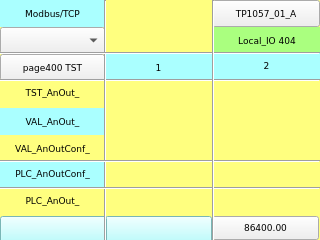
<?xml version="1.0" encoding="UTF-8"?>
<ui version="4.0">
 <class>page404</class>
 <widget class="QWidget" name="page404">
  <property name="geometry">
   <rect>
    <x>0</x>
    <y>0</y>
    <width>320</width>
    <height>240</height>
   </rect>
  </property>
  <property name="minimumSize">
   <size>
    <width>320</width>
    <height>240</height>
   </size>
  </property>
  <property name="maximumSize">
   <size>
    <width>320</width>
    <height>240</height>
   </size>
  </property>
  <property name="windowTitle">
   <string>page404</string>
  </property>
  <property name="styleSheet">
   <string notr="true">QWidget#page404
{
background-color: rgb(255, 255, 127);
}</string>
  </property>
  <widget class="Line" name="line_vt_2">
   <property name="geometry">
    <rect>
     <x>205</x>
     <y>0</y>
     <width>16</width>
     <height>241</height>
    </rect>
   </property>
   <property name="font">
    <font>
     <family>DejaVu Sans Mono</family>
     <pointsize>7</pointsize>
    </font>
   </property>
   <property name="orientation">
    <enum>Qt::Vertical</enum>
   </property>
  </widget>
  <widget class="Line" name="line_vt_1">
   <property name="geometry">
    <rect>
     <x>104</x>
     <y>0</y>
     <width>3</width>
     <height>241</height>
    </rect>
   </property>
   <property name="font">
    <font>
     <family>DejaVu Sans Mono</family>
     <pointsize>7</pointsize>
    </font>
   </property>
   <property name="orientation">
    <enum>Qt::Vertical</enum>
   </property>
  </widget>
  <widget class="ATCMbutton" name="atcmButton_MENU">
   <property name="geometry">
    <rect>
     <x>212</x>
     <y>0</y>
     <width>108</width>
     <height>27</height>
    </rect>
   </property>
   <property name="font">
    <font>
     <family>DejaVu Sans</family>
     <pointsize>7</pointsize>
    </font>
   </property>
   <property name="checkable">
    <bool>false</bool>
   </property>
   <property name="toolTip">
    <string/>
   </property>
   <property name="whatsThis">
    <string>ATCMbutton widget</string>
   </property>
   <property name="pageName">
    <string>menu</string>
   </property>
   <property name="passwordVar">
    <string/>
   </property>
   <property name="statusvar">
    <string/>
   </property>
   <property name="viewStatus">
    <bool>false</bool>
   </property>
   <property name="visibilityVar">
    <string/>
   </property>
   <property name="bgColor">
    <color>
     <red>170</red>
     <green>255</green>
     <blue>255</blue>
    </color>
   </property>
   <property name="bgPressColor">
    <color>
     <red>255</red>
     <green>0</green>
     <blue>0</blue>
    </color>
   </property>
   <property name="text">
    <string>TP1057_01_A</string>
   </property>
   <property name="pressText">
    <string>TP1057_01_A</string>
   </property>
   <property name="borderWidth">
    <number>1</number>
   </property>
   <property name="borderRadius">
    <number>0</number>
   </property>
   <property name="apparence">
    <enum>QFrame::Raised</enum>
   </property>
  </widget>
  <widget class="QLabel" name="label_Qt_Project">
   <property name="geometry">
    <rect>
     <x>213</x>
     <y>27</y>
     <width>108</width>
     <height>27</height>
    </rect>
   </property>
   <property name="font">
    <font>
     <family>DejaVu Sans</family>
     <pointsize>7</pointsize>
    </font>
   </property>
   <property name="styleSheet">
    <string notr="true">background-color: rgb(170, 255, 127);</string>
   </property>
   <property name="text">
    <string>Local_IO 404</string>
   </property>
   <property name="alignment">
    <set>Qt::AlignCenter</set>
   </property>
  </widget>
  <widget class="QLabel" name="label_PLC_DigIn_1">
   <property name="geometry">
    <rect>
     <x>105</x>
     <y>54</y>
     <width>107</width>
     <height>27</height>
    </rect>
   </property>
   <property name="font">
    <font>
     <family>DejaVu Sans</family>
     <pointsize>7</pointsize>
    </font>
   </property>
   <property name="styleSheet">
    <string notr="true">background-color: rgb(170, 255, 255);</string>
   </property>
   <property name="text">
    <string>1</string>
   </property>
   <property name="alignment">
    <set>Qt::AlignCenter</set>
   </property>
  </widget>
  <widget class="ATCMtime" name="atcmTime">
   <property name="geometry">
    <rect>
     <x>105</x>
     <y>216</y>
     <width>107</width>
     <height>27</height>
    </rect>
   </property>
   <property name="font">
    <font>
     <family>DejaVu Sans</family>
     <pointsize>7</pointsize>
    </font>
   </property>
   <property name="styleSheet">
    <string notr="true">background-color: rgb(170, 255, 255);</string>
   </property>
   <property name="toolTip">
    <string>ATCM QTime</string>
   </property>
   <property name="whatsThis">
    <string>ATCMtime widget</string>
   </property>
   <property name="bgColor">
    <color>
     <red>170</red>
     <green>255</green>
     <blue>127</blue>
    </color>
   </property>
   <property name="borderColor">
    <color alpha="0">
     <red>0</red>
     <green>0</green>
     <blue>0</blue>
    </color>
   </property>
   <property name="fontColor">
    <color>
     <red>0</red>
     <green>0</green>
     <blue>0</blue>
    </color>
   </property>
   <property name="borderWidth">
    <number>0</number>
   </property>
   <property name="borderRadius">
    <number>0</number>
   </property>
  </widget>
  <widget class="QLabel" name="label_PLC_DigIn_2">
   <property name="geometry">
    <rect>
     <x>213</x>
     <y>52</y>
     <width>107</width>
     <height>27</height>
    </rect>
   </property>
   <property name="font">
    <font>
     <family>DejaVu Sans</family>
     <pointsize>7</pointsize>
    </font>
   </property>
   <property name="styleSheet">
    <string notr="true">background-color: rgb(170, 255, 255);</string>
   </property>
   <property name="text">
    <string>2</string>
   </property>
   <property name="alignment">
    <set>Qt::AlignCenter</set>
   </property>
  </widget>
  <widget class="ATCMbutton" name="atcmButton_page400">
   <property name="geometry">
    <rect>
     <x>0</x>
     <y>54</y>
     <width>105</width>
     <height>27</height>
    </rect>
   </property>
   <property name="font">
    <font>
     <family>DejaVu Sans</family>
     <pointsize>7</pointsize>
    </font>
   </property>
   <property name="toolTip">
    <string/>
   </property>
   <property name="whatsThis">
    <string>ATCMbutton widget</string>
   </property>
   <property name="pageName">
    <string>page400</string>
   </property>
   <property name="statusvar">
    <string/>
   </property>
   <property name="viewStatus">
    <bool>false</bool>
   </property>
   <property name="visibilityVar">
    <string/>
   </property>
   <property name="bgColor">
    <color>
     <red>170</red>
     <green>255</green>
     <blue>255</blue>
    </color>
   </property>
   <property name="text">
    <string>page400 TST</string>
   </property>
   <property name="pressText">
    <string>page400 TST</string>
   </property>
   <property name="borderWidth">
    <number>0</number>
   </property>
   <property name="borderRadius">
    <number>0</number>
   </property>
   <property name="apparence">
    <enum>QFrame::Raised</enum>
   </property>
  </widget>
  <widget class="ATCMdate" name="atcmDate">
   <property name="geometry">
    <rect>
     <x>0</x>
     <y>216</y>
     <width>107</width>
     <height>27</height>
    </rect>
   </property>
   <property name="font">
    <font>
     <family>DejaVu Sans</family>
     <pointsize>7</pointsize>
    </font>
   </property>
   <property name="styleSheet">
    <string notr="true">background-color: rgb(170, 255, 255);</string>
   </property>
   <property name="toolTip">
    <string>ATCM QDate</string>
   </property>
   <property name="whatsThis">
    <string>ATCMdate widget</string>
   </property>
   <property name="bgColor">
    <color>
     <red>170</red>
     <green>255</green>
     <blue>127</blue>
    </color>
   </property>
   <property name="borderColor">
    <color alpha="0">
     <red>0</red>
     <green>0</green>
     <blue>0</blue>
    </color>
   </property>
   <property name="fontColor">
    <color>
     <red>0</red>
     <green>0</green>
     <blue>0</blue>
    </color>
   </property>
   <property name="borderWidth">
    <number>0</number>
   </property>
   <property name="borderRadius">
    <number>0</number>
   </property>
   <property name="format">
    <enum>ATCMdate::YYYY_MM_DD</enum>
   </property>
  </widget>
  <widget class="ATCMlabel" name="atcmLabel_PLC_time">
   <property name="geometry">
    <rect>
     <x>212</x>
     <y>216</y>
     <width>107</width>
     <height>24</height>
    </rect>
   </property>
   <property name="font">
    <font>
     <family>DejaVu Sans</family>
     <pointsize>7</pointsize>
    </font>
   </property>
   <property name="text">
    <string>86400.00</string>
   </property>
   <property name="toolTip">
    <string>PLC_time</string>
   </property>
   <property name="whatsThis">
    <string>ATCMlabel widget</string>
   </property>
   <property name="variable">
    <string>PLC_time</string>
   </property>
   <property name="refresh">
    <number>500</number>
   </property>
   <property name="max">
    <string>0</string>
   </property>
   <property name="min">
    <string>0</string>
   </property>
   <property name="viewStatus">
    <bool>false</bool>
   </property>
   <property name="visibilityVar">
    <string/>
   </property>
   <property name="bgColor">
    <color>
     <red>170</red>
     <green>255</green>
     <blue>127</blue>
    </color>
   </property>
   <property name="borderWidth">
    <number>0</number>
   </property>
   <property name="borderRadius">
    <number>0</number>
   </property>
  </widget>
  <widget class="QLabel" name="label_TST_DigIn_">
   <property name="geometry">
    <rect>
     <x>0</x>
     <y>79</y>
     <width>105</width>
     <height>27</height>
    </rect>
   </property>
   <property name="font">
    <font>
     <family>DejaVu Sans</family>
     <pointsize>7</pointsize>
    </font>
   </property>
   <property name="styleSheet">
    <string notr="true">background-color: rgb(255, 255, 127);</string>
   </property>
   <property name="text">
    <string>TST_AnOut_</string>
   </property>
   <property name="alignment">
    <set>Qt::AlignCenter</set>
   </property>
  </widget>
  <widget class="QLabel" name="label_PLC_DigIn_">
   <property name="geometry">
    <rect>
     <x>0</x>
     <y>160</y>
     <width>105</width>
     <height>27</height>
    </rect>
   </property>
   <property name="font">
    <font>
     <family>DejaVu Sans</family>
     <pointsize>7</pointsize>
    </font>
   </property>
   <property name="styleSheet">
    <string notr="true">background-color: rgb(170, 255, 255);</string>
   </property>
   <property name="text">
    <string>PLC_AnOutConf_</string>
   </property>
   <property name="alignment">
    <set>Qt::AlignCenter</set>
   </property>
  </widget>
  <widget class="Line" name="line_hr_1">
   <property name="geometry">
    <rect>
     <x>0</x>
     <y>52</y>
     <width>320</width>
     <height>3</height>
    </rect>
   </property>
   <property name="font">
    <font>
     <pointsize>7</pointsize>
    </font>
   </property>
   <property name="orientation">
    <enum>Qt::Horizontal</enum>
   </property>
  </widget>
  <widget class="Line" name="line_hr_3">
   <property name="geometry">
    <rect>
     <x>0</x>
     <y>160</y>
     <width>320</width>
     <height>3</height>
    </rect>
   </property>
   <property name="font">
    <font>
     <pointsize>7</pointsize>
    </font>
   </property>
   <property name="orientation">
    <enum>Qt::Horizontal</enum>
   </property>
  </widget>
  <widget class="QLabel" name="label_RES_DigIn_">
   <property name="geometry">
    <rect>
     <x>0</x>
     <y>187</y>
     <width>105</width>
     <height>27</height>
    </rect>
   </property>
   <property name="font">
    <font>
     <family>DejaVu Sans</family>
     <pointsize>7</pointsize>
    </font>
   </property>
   <property name="styleSheet">
    <string notr="true">background-color: rgb(255, 255, 127);</string>
   </property>
   <property name="text">
    <string>PLC_AnOut_</string>
   </property>
   <property name="alignment">
    <set>Qt::AlignCenter</set>
   </property>
  </widget>
  <widget class="Line" name="line_hr_2">
   <property name="geometry">
    <rect>
     <x>0</x>
     <y>79</y>
     <width>320</width>
     <height>3</height>
    </rect>
   </property>
   <property name="font">
    <font>
     <pointsize>7</pointsize>
    </font>
   </property>
   <property name="orientation">
    <enum>Qt::Horizontal</enum>
   </property>
  </widget>
  <widget class="Line" name="line_hr_4">
   <property name="geometry">
    <rect>
     <x>0</x>
     <y>187</y>
     <width>320</width>
     <height>3</height>
    </rect>
   </property>
   <property name="font">
    <font>
     <pointsize>7</pointsize>
    </font>
   </property>
   <property name="orientation">
    <enum>Qt::Horizontal</enum>
   </property>
  </widget>
  <widget class="QLabel" name="label_PLC_DigIn_13">
   <property name="geometry">
    <rect>
     <x>0</x>
     <y>108</y>
     <width>105</width>
     <height>27</height>
    </rect>
   </property>
   <property name="font">
    <font>
     <family>DejaVu Sans</family>
     <pointsize>7</pointsize>
    </font>
   </property>
   <property name="styleSheet">
    <string notr="true">background-color: rgb(170, 255, 255);</string>
   </property>
   <property name="text">
    <string>VAL_AnOut_</string>
   </property>
   <property name="alignment">
    <set>Qt::AlignCenter</set>
   </property>
  </widget>
  <widget class="QLabel" name="label_TST_DigIn_1">
   <property name="geometry">
    <rect>
     <x>0</x>
     <y>135</y>
     <width>105</width>
     <height>27</height>
    </rect>
   </property>
   <property name="font">
    <font>
     <family>DejaVu Sans</family>
     <pointsize>7</pointsize>
    </font>
   </property>
   <property name="styleSheet">
    <string notr="true">background-color: rgb(255, 255, 127);</string>
   </property>
   <property name="text">
    <string>VAL_AnOutConf_</string>
   </property>
   <property name="alignment">
    <set>Qt::AlignCenter</set>
   </property>
  </widget>
  <widget class="ATCMcombobox" name="atcmComboBox">
   <property name="geometry">
    <rect>
     <x>0</x>
     <y>27</y>
     <width>105</width>
     <height>27</height>
    </rect>
   </property>
   <property name="font">
    <font>
     <family>DejaVu Sans</family>
     <pointsize>7</pointsize>
    </font>
   </property>
   <property name="toolTip">
    <string>TEST_COMMAND</string>
   </property>
   <property name="whatsThis">
    <string>ATCMcombobox widget</string>
   </property>
   <property name="variable">
    <string>TEST_COMMAND</string>
   </property>
   <property name="refresh">
    <number>500</number>
   </property>
   <property name="viewStatus">
    <bool>false</bool>
   </property>
   <property name="writeAcknowledge">
    <bool>false</bool>
   </property>
   <property name="visibilityVar">
    <string/>
   </property>
   <property name="bgColor">
    <color>
     <red>170</red>
     <green>255</green>
     <blue>127</blue>
    </color>
   </property>
   <property name="borderWidth">
    <number>0</number>
   </property>
   <property name="borderRadius">
    <number>0</number>
   </property>
   <property name="mapping">
    <string>0;LOCAL;216;REMOTE;42;DONE</string>
   </property>
  </widget>
  <widget class="QLabel" name="label_Start_3">
   <property name="geometry">
    <rect>
     <x>0</x>
     <y>0</y>
     <width>105</width>
     <height>27</height>
    </rect>
   </property>
   <property name="font">
    <font>
     <family>DejaVu Sans</family>
     <pointsize>7</pointsize>
    </font>
   </property>
   <property name="styleSheet">
    <string notr="true">background-color: rgb(170, 255, 255);</string>
   </property>
   <property name="text">
    <string>Modbus/TCP</string>
   </property>
   <property name="alignment">
    <set>Qt::AlignCenter</set>
   </property>
  </widget>
  <zorder>atcmButton_MENU</zorder>
  <zorder>label_Qt_Project</zorder>
  <zorder>label_PLC_DigIn_1</zorder>
  <zorder>atcmTime</zorder>
  <zorder>label_PLC_DigIn_2</zorder>
  <zorder>atcmButton_page400</zorder>
  <zorder>atcmDate</zorder>
  <zorder>atcmLabel_PLC_time</zorder>
  <zorder>label_TST_DigIn_</zorder>
  <zorder>label_PLC_DigIn_</zorder>
  <zorder>label_RES_DigIn_</zorder>
  <zorder>label_PLC_DigIn_13</zorder>
  <zorder>label_TST_DigIn_1</zorder>
  <zorder>atcmComboBox</zorder>
  <zorder>label_Start_3</zorder>
  <zorder>line_hr_2</zorder>
  <zorder>line_vt_1</zorder>
  <zorder>line_hr_1</zorder>
  <zorder>line_hr_3</zorder>
  <zorder>line_hr_4</zorder>
  <zorder>line_vt_2</zorder>
 </widget>
 <customwidgets>
  <customwidget>
   <class>ATCMbutton</class>
   <extends>QPushButton</extends>
   <header>atcmplugin.h</header>
  </customwidget>
  <customwidget>
   <class>ATCMcombobox</class>
   <extends>QComboBox</extends>
   <header>atcmplugin.h</header>
  </customwidget>
  <customwidget>
   <class>ATCMdate</class>
   <extends>QPushButton</extends>
   <header>atcmplugin.h</header>
  </customwidget>
  <customwidget>
   <class>ATCMlabel</class>
   <extends>QPushButton</extends>
   <header>atcmplugin.h</header>
  </customwidget>
  <customwidget>
   <class>ATCMtime</class>
   <extends>QPushButton</extends>
   <header>atcmplugin.h</header>
  </customwidget>
 </customwidgets>
 <resources/>
 <connections>
  <connection>
   <sender>atcmButton_MENU</sender>
   <signal>newPage(const char*,bool)</signal>
   <receiver>page404</receiver>
   <slot>goto_page(const char*,bool)</slot>
   <hints>
    <hint type="sourcelabel">
     <x>20</x>
     <y>20</y>
    </hint>
    <hint type="destinationlabel">
     <x>20</x>
     <y>20</y>
    </hint>
   </hints>
  </connection>
  <connection>
   <sender>atcmButton_page400</sender>
   <signal>newPage(const char*,bool)</signal>
   <receiver>page404</receiver>
   <slot>goto_page(const char*,bool)</slot>
   <hints>
    <hint type="sourcelabel">
     <x>20</x>
     <y>20</y>
    </hint>
    <hint type="destinationlabel">
     <x>20</x>
     <y>20</y>
    </hint>
   </hints>
  </connection>
 </connections>
 <slots>
  <slot>goto_page(const char*,bool)</slot>
 </slots>
</ui>
